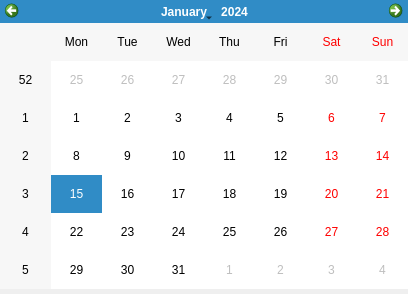
<?xml version="1.0" encoding="UTF-8"?>
<ui version="4.0">
 <class>CalenderWidget</class>
 <widget class="QWidget" name="CalenderWidget">
  <property name="geometry">
   <rect>
    <x>0</x>
    <y>0</y>
    <width>408</width>
    <height>294</height>
   </rect>
  </property>
  <property name="windowTitle">
   <string>Calendar</string>
  </property>
  <widget class="QCalendarWidget" name="calendarWidget">
   <property name="geometry">
    <rect>
     <x>0</x>
     <y>0</y>
     <width>408</width>
     <height>289</height>
    </rect>
   </property>
  </widget>
 </widget>
 <resources/>
 <connections/>
</ui>
